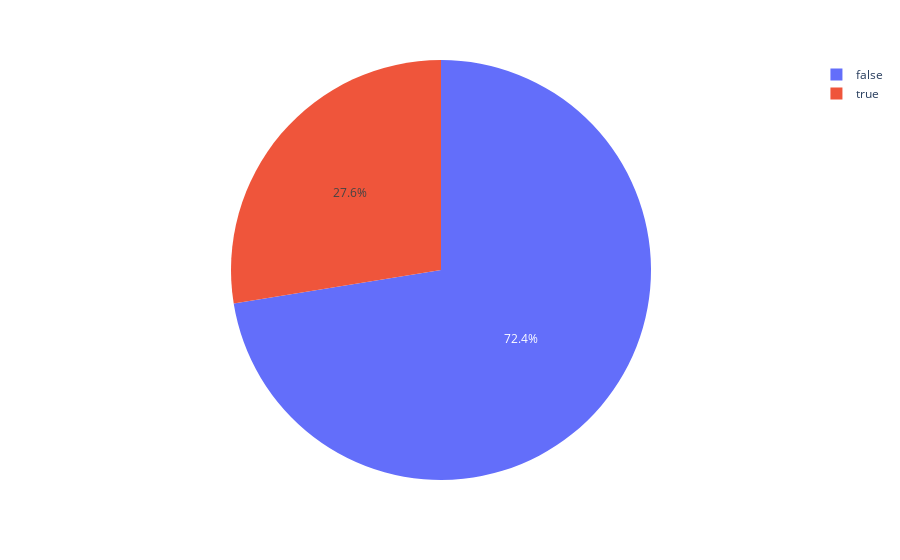

Source (notebook cell):
### Code cell
px.pie(egrid_plant, names="in_CEMS")

### Figure 1 — Plotly figure (JSON) as saved in the notebook; plotly's stock layout.template omitted (floating-point values rounded to 4 significant figures; data arrays with more than 128 entries replaced by an {"elided": "..."} marker saying what was removed)
{"data": [{"domain": {"x": [0, 1], "y": [0, 1]}, "hovertemplate": "in_CEMS=%{label}<extra></extra>", "labels": {"elided": "4508 bool values"}, "legendgroup": "", "name": "", "showlegend": true, "type": "pie"}], "layout": {"legend": {"tracegroupgap": 0}, "margin": {"t": 60}}}
